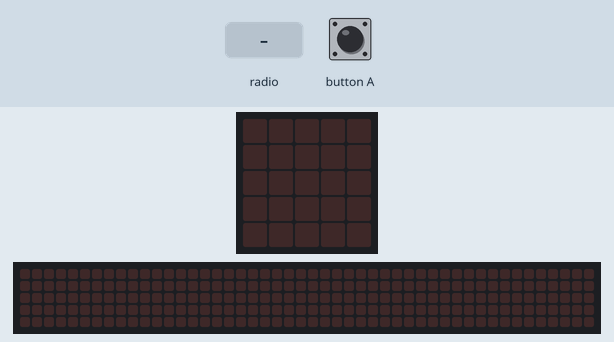
This program was run on a simulated BBC micro:bit running MicroPython. Shown: the board's 5×5 LED display, a strip that is not on the board, showing the scrolling text unrolled. Inputs (shaded band) come from the test bench. No radio messages arrive unless stated (any console line starting 'radio sent:' is added by the test bench); the 48×5 strip is a reading aid, not a part: it shows the text the display is scrolling, unrolled, one strip-width of it at a time; what the program prints to the serial console is not drawn.

Above: at 1.2 s.
1.3 s: radio message "oi" arrives
At 1.4 s:
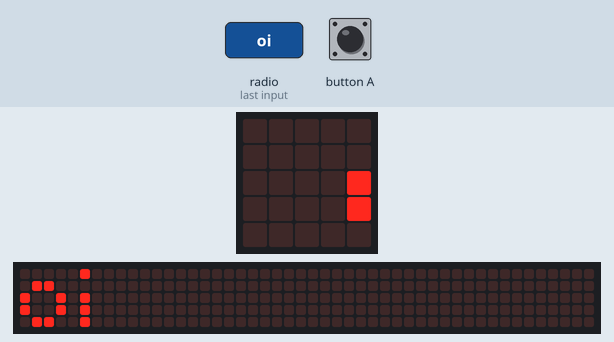
At 2.96 s:
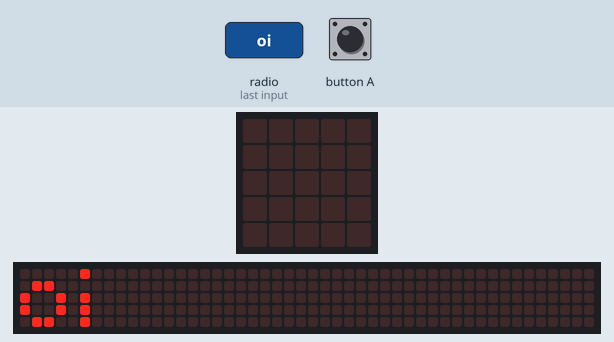
4.3 s: button A pressed for 0.15 s
Timing chart, 0 to 7.3 s (numbered marks = the images above; inputs shaded):
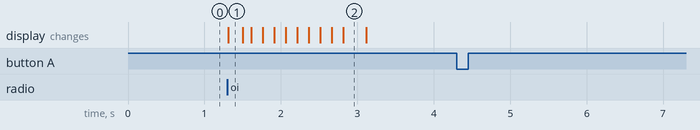

The program:

main.py
```python
from microbit import *
import radio

radio.on()
radio.config(group=1)

while True:
    if button_a.was_pressed():
        radio.send("oi")
    pacote = radio.receive()
    if pacote:
        display.scroll(pacote)
    sleep(20)
```

Measured:
- after the input at 1.3 s, the display: changes at once (image 1)
- after the input at 4.3 s, every drawn part: stays the same
